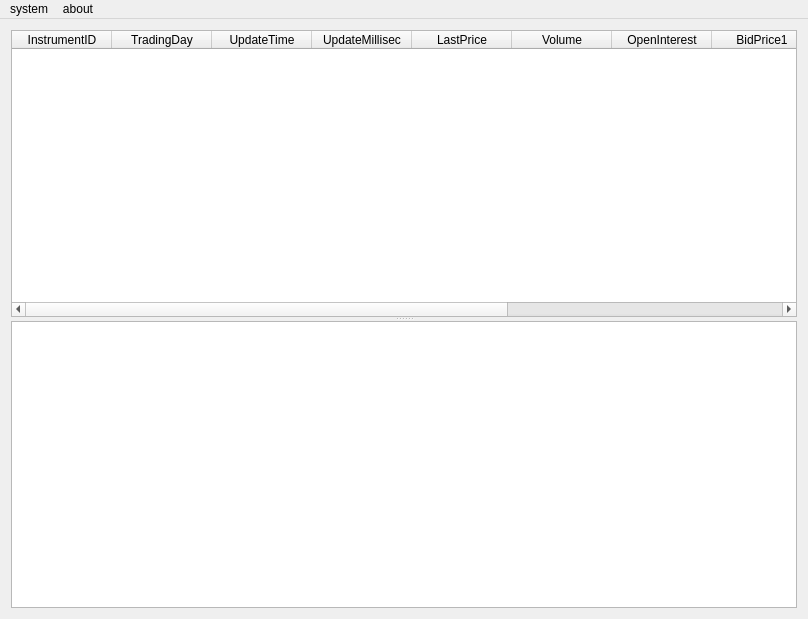
<?xml version="1.0" encoding="UTF-8"?>
<ui version="4.0">
 <class>MainWindow</class>
 <widget class="QMainWindow" name="MainWindow">
  <property name="geometry">
   <rect>
    <x>0</x>
    <y>0</y>
    <width>808</width>
    <height>619</height>
   </rect>
  </property>
  <property name="sizePolicy">
   <sizepolicy hsizetype="Expanding" vsizetype="Expanding">
    <horstretch>0</horstretch>
    <verstretch>0</verstretch>
   </sizepolicy>
  </property>
  <property name="windowTitle">
   <string>MainWindow</string>
  </property>
  <widget class="QWidget" name="centralWidget">
   <property name="sizePolicy">
    <sizepolicy hsizetype="Expanding" vsizetype="Expanding">
     <horstretch>0</horstretch>
     <verstretch>0</verstretch>
    </sizepolicy>
   </property>
   <layout class="QVBoxLayout" name="verticalLayout">
    <item>
     <widget class="QSplitter" name="splitter">
      <property name="orientation">
       <enum>Qt::Vertical</enum>
      </property>
      <widget class="QTableWidget" name="tableWidget">
       <property name="rowCount">
        <number>0</number>
       </property>
       <column>
        <property name="text">
         <string>InstrumentID</string>
        </property>
       </column>
       <column>
        <property name="text">
         <string>TradingDay</string>
        </property>
       </column>
       <column>
        <property name="text">
         <string>UpdateTime</string>
        </property>
       </column>
       <column>
        <property name="text">
         <string>UpdateMillisec</string>
        </property>
       </column>
       <column>
        <property name="text">
         <string>LastPrice</string>
        </property>
       </column>
       <column>
        <property name="text">
         <string>Volume</string>
        </property>
       </column>
       <column>
        <property name="text">
         <string>OpenInterest</string>
        </property>
       </column>
       <column>
        <property name="text">
         <string>BidPrice1</string>
        </property>
       </column>
       <column>
        <property name="text">
         <string>BidVolume1</string>
        </property>
       </column>
       <column>
        <property name="text">
         <string>AskPrice1</string>
        </property>
       </column>
       <column>
        <property name="text">
         <string>AskVolume1</string>
        </property>
       </column>
      </widget>
      <widget class="QListWidget" name="listWidget"/>
     </widget>
    </item>
   </layout>
  </widget>
  <widget class="QMenuBar" name="menuBar">
   <property name="geometry">
    <rect>
     <x>0</x>
     <y>0</y>
     <width>808</width>
     <height>23</height>
    </rect>
   </property>
   <widget class="QMenu" name="menuSystem">
    <property name="title">
     <string>system</string>
    </property>
    <addaction name="actionStart"/>
    <addaction name="actionStop"/>
    <addaction name="separator"/>
    <addaction name="actionConfig"/>
   </widget>
   <widget class="QMenu" name="menuAbout">
    <property name="title">
     <string>about</string>
    </property>
    <addaction name="actionAbout"/>
   </widget>
   <addaction name="menuSystem"/>
   <addaction name="menuAbout"/>
  </widget>
  <action name="actionConfig">
   <property name="text">
    <string>config...</string>
   </property>
  </action>
  <action name="actionStart">
   <property name="enabled">
    <bool>true</bool>
   </property>
   <property name="text">
    <string>start...</string>
   </property>
  </action>
  <action name="actionStop">
   <property name="enabled">
    <bool>false</bool>
   </property>
   <property name="text">
    <string>stop</string>
   </property>
  </action>
  <action name="actionAbout">
   <property name="text">
    <string>api version</string>
   </property>
  </action>
 </widget>
 <layoutdefault spacing="6" margin="11"/>
 <resources/>
 <connections/>
</ui>
